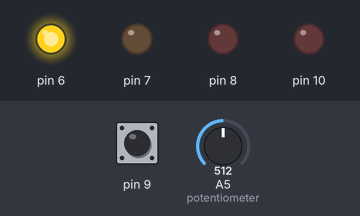
This sketch was run on a simulated Arduino Uno, built with avr-gcc and run on an emulated ATmega328P. Parts: output pins drawn as LEDs (lit = HIGH). The test bench sets the inputs (shaded band); at power-on: pin 9 LOW, A5 (potentiometer) = 512.

Above: at 1.2 s.
1.3 s: pin 9 driven HIGH
At 1.7 s:
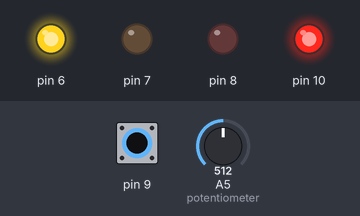
4.3 s: A5 (potentiometer) set to 607
7.3 s: A5 (potentiometer) set to 635
At 7.7 s:
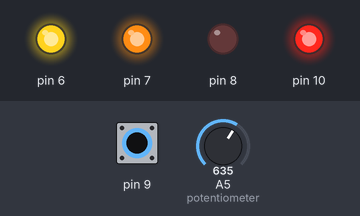
10.3 s: A5 (potentiometer) set to 306
At 10.6 s:
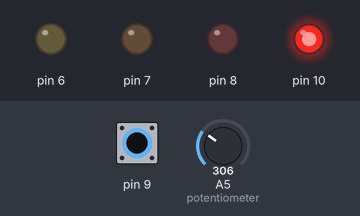
13.3 s: A5 (potentiometer) set to 327
At 13.7 s:
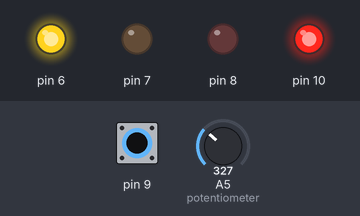
16.3 s: A5 (potentiometer) set to 1023
At 16.7 s:
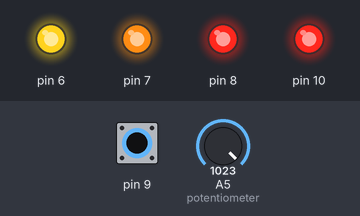
Timing chart, 0 to 19.3 s (numbered marks = the images above; inputs shaded):
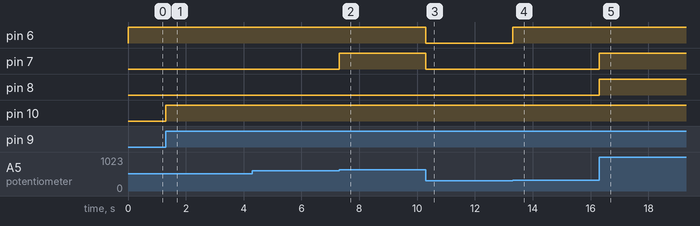

Measured:
- the behaviour switches between 624 and 625 on A5 (potentiometer) (found by bisection; images 1 and 2)
- the behaviour switches between 317 and 318 on A5 (potentiometer) (found by bisection; images 3 and 4)
- after the input at 1.3 s, pin 10: LOW → HIGH at once
- after the input at 7.3 s, pin 7: LOW → HIGH at once
- after the input at 10.3 s, pin 6, pin 7: HIGH → LOW at once
- after the input at 13.3 s, pin 6: LOW → HIGH at once
- after the input at 16.3 s, pin 7, pin 8: LOW → HIGH at once

The sketch:

sketch.ino
```cpp
int valorLido = 0;
int y = 0;

void setup() {
  // put your setup code here, to run once:
  Serial.begin(9600);
  pinMode(6, OUTPUT);
  pinMode(7, OUTPUT);
  pinMode(8, OUTPUT);

  pinMode(10, OUTPUT);
  pinMode(9, INPUT);
}

void loop() {
  // put your main code here, to run repeatedly:
  valorLido = analogRead(A5);
  y = map(valorLido, 0, 1023, 0, 100);
  // Serial.println(y);
  // delay(200);
  y>30 ? digitalWrite(6, HIGH) : digitalWrite(6, LOW);
  y>60 ? digitalWrite(7, HIGH) : digitalWrite(7, LOW);
  y>90 ? digitalWrite(8, HIGH) : digitalWrite(8, LOW);

  if(digitalRead(9) == HIGH){
    digitalWrite(10, HIGH);
    delay(500);
    digitalWrite(10, LOW);
  }

}
```
